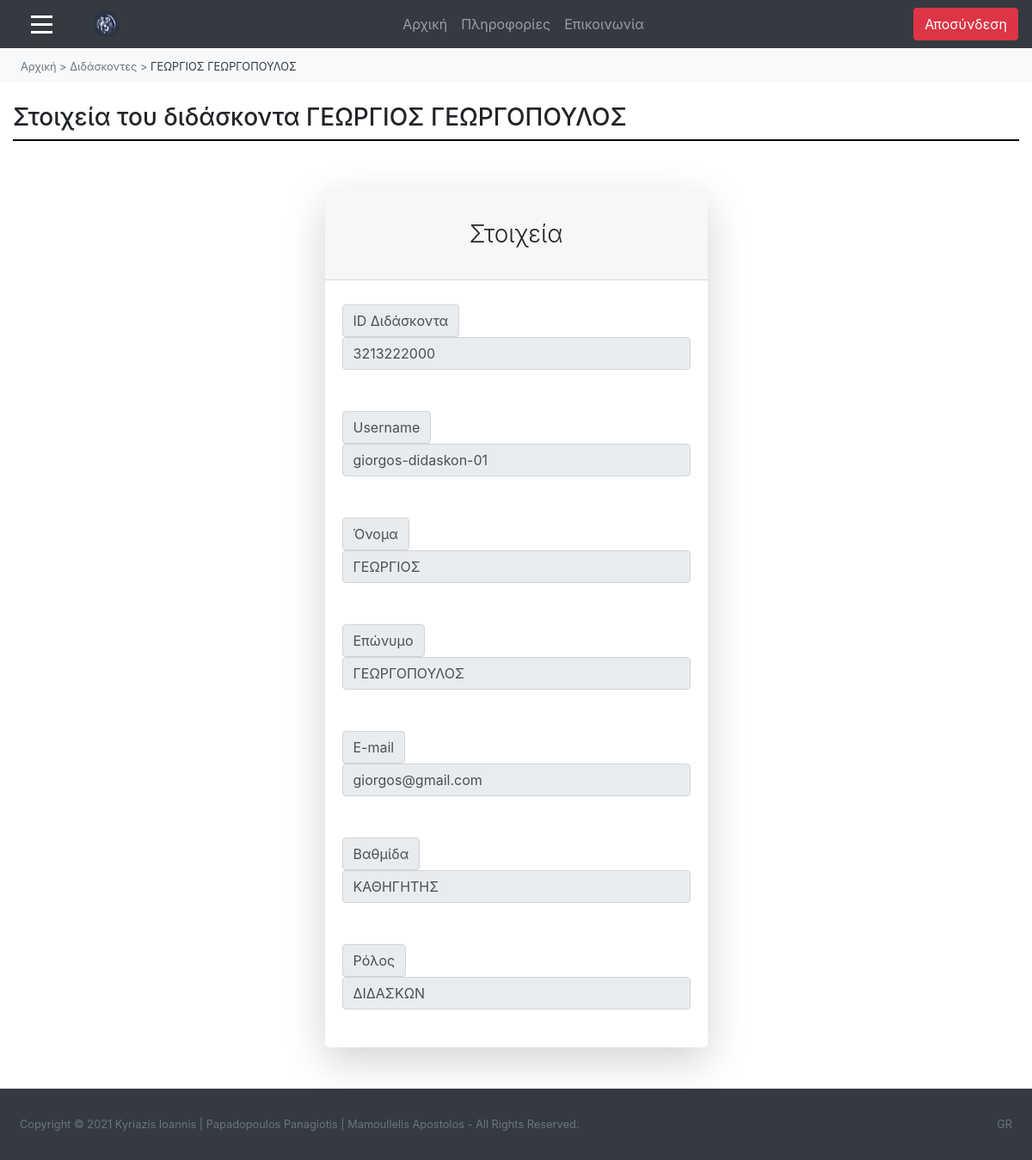
/ergasia-theorias/diaxeiristis-didaskontes-diavasma.php?id_didaskonta=3213222000 (signed in), run on the app's committed database.
### tables this page shows
CREATE TABLE `omadaxrhsth_me_didaskonta` (
  `id_didaskonta` varchar(10) NOT NULL,
  `username` varchar(50) NOT NULL
);

CREATE TABLE `didaskon` (
  `id_didaskonta` varchar(10) NOT NULL,
  `email_didaskonta` varchar(50) NOT NULL,
  `onoma_didaskonta` varchar(50) NOT NULL,
  `eponimo_didaskonta` varchar(50) NOT NULL,
  `vathmida_didaskonta` varchar(50) NOT NULL
);

CREATE TABLE `omadaxrhsth` (
  `username` varchar(50) NOT NULL,
  `password` varchar(255) NOT NULL,
  `onoma_omadaxrhsth` varchar(50) NOT NULL
);

### ergasia-theorias/diaxeiristis-didaskontes-diavasma.php (the view, shortened to what this page needs)
<html>
<head>
        <link rel="stylesheet" href="style.css"/>
		<link rel="stylesheet" href="https://maxcdn.bootstrapcdn.com/bootstrap/4.5.2/css/bootstrap.min.css">
		<link rel="stylesheet" href="https://maxcdn.bootstrapcdn.com/bootstrap/4.0.0/css/bootstrap.min.css">
		<link href="https://cdn.datatables.net/1.10.20/css/dataTables.bootstrap4.min.css" rel="stylesheet" />
</head>
<?php
include "diaxeiristis-elegxos.php";
	include "syndesh-geniki.php";
$result = mysqli_query($link,"select * from didaskon, omadaxrhsth, omadaxrhsth_me_didaskonta where didaskon.id_didaskonta='" . $_GET['id_didaskonta'] . "' and omadaxrhsth.username=omadaxrhsth_me_didaskonta.username and didaskon.id_didaskonta=omadaxrhsth_me_didaskonta.id_didaskonta");
$row= mysqli_fetch_array($result);
?>
<body>
<nav class="navbar navbar-expand-md bg-dark navbar-dark">
  <span class="" style="font-size:25px; cursor:pointer;" onclick="openNav()"><div class="symvolo-menu"></div>
																			<div class="symvolo-menu"></div>
																			<div class="symvolo-menu"></div></span>
  <a class="navbar-brand ml-5" href="diaxeiristis-arxiki.php">
	<img <img src="photos/foto_panepistimiou.png" width="30" height="30" alt="">
  </a>
  <div class="collapse navbar-collapse" id="collapse_target">
  <ul class="navbar-nav text-center w-100 justify-content-center">
    <li class="nav-item">
      <a class="nav-link" href="diaxeiristis-arxiki.php">Αρχική</a>
    </li>
	<li class="nav-item">
      <a class="nav-link" href="diaxeiristis-plirofories.php">Πληροφορίες</a>
    </li>
	<li class="nav-item">
      <a class="nav-link" href="diaxeiristis-epikoinonia.php">Επικοινωνία</a>
    </li>
  </ul>
  <ul class="nav navbar-nav ml-auto">
      <a href="logout.php" class="btn btn-danger mx-auto">
          <span class="glyphicon glyphicon-log-out"></span> Αποσύνδεση
		</a>
    </ul>
	</div>
</nav>
<nav class="nav text-dark bg-light py-2" name="navigation-menu">
	<ul class="nav pl-4">
		<li class="nav-item">
			<a href="diaxeiristis-arxiki.php" class="text-muted text-decoration-none small">Αρχική</a>
		</li>
		<li class="nav-item">
			<a class="text-muted text-decoration-none small">&nbsp;>&nbsp;</a>
		</li>
		<li class="nav-item">
			<a href="diaxeiristis-didaskontes.php" class="text-muted text-decoration-none small">Διδάσκοντες</a>
		</li>
		<li class="nav-item">
			<a class="text-muted text-decoration-none small">&nbsp;>&nbsp;</a>
		</li>
		<li class="nav-item active">
		<a class="text-dark small"><?php echo $row['onoma_didaskonta']; ?> <?php echo $row['eponimo_didaskonta']; ?></a>
		</li>
	</ul>
</nav>
<body>
<div class="container-fluid">
	<h3 class="mt-4">Στοιχεία του διδάσκοντα <?php echo $row['onoma_didaskonta']?> <?php echo $row['eponimo_didaskonta']?></h3>
	<div class="grammikatoapotitlo"></div>
	<div class="container">
            <div class="row justify-content-center">
                <div class="col-lg-5">
                    <div class="card shadow-lg border-0 rounded-lg mt-5">
                        <div class="card-header"><h3 class="text-center font-weight-light my-4">Στοιχεία</h3></div>
                            <div class="card-body">
							<form name="login" action="login.php" method="post">
                                    <div class="input-group-prepend mt-2"><span class="input-group-text">ID Διδάσκοντα</span></div>
									<input type="text" name="" class="form-control" value="<?php echo $row['id_didaskonta']; ?>" disabled>
									<div class="input-group-prepend mt-5"><span class="input-group-text">Username</span></div>
                                    <input type="text" name="" class="form-control" value="<?php echo $row['username']; ?>" disabled>
                                    <div class="input-group-prepend mt-5"><span class="input-group-text">Όνομα</span></div>
                                    <input type="text" name="" class="form-control" value="<?php echo $row['onoma_didaskonta']; ?>" disabled>
									<div class="input-group-prepend mt-5"><span class="input-group-text">Επώνυμο</span></div>
                                    <input type="text" name="" class="form-control" value="<?php echo $row['eponimo_didaskonta']; ?>" disabled>
									<div class="input-group-prepend mt-5"><span class="input-group-text">E-mail</span></div>
                                    <input type="text" name="" class="form-control" value="<?php echo $row['email_didaskonta']; ?>" disabled>
									<div class="input-group-prepend mt-5"><span class="input-group-text">Βαθμίδα</span></div>
                                    <input type="text" name="" class="form-control" value="<?php echo $row['vathmida_didaskonta']; ?>" disabled>
									<div class="input-group-prepend mt-5"><span class="input-group-text">Ρόλος</span></div>
                                    <input type="text" name="" class="form-control" value="<?php echo $row['onoma_omadaxrhsth']; ?>" disabled>
                            </form>
                        </div>
                        </div>
                </div>
            </div>
        </div>
</div>
<footer class="py-4 bg-dark mt-auto">
    <div class="container-fluid">
        <div class="d-flex small">
            <div class="text-muted p-2">Copyright © 2021 Kyriazis Ioannis | Papadopoulos Panagiotis | Mamoullelis Apostolos - All Rights Reserved.</div>
            <div class="text-muted ml-auto p-2">GR</div>
    </div>
</footer>
</body>
</html>

### ergasia-theorias/style.css (style rules this page uses)
.grammikatoapotitlo { display: block; margin-top: 0.5em; margin-bottom: 0.5em; margin-left: 0px; border-style: inset; border-width: 1px; border: 1px solid #000000; }
.symvolo-menu { width: 25px; height: 3px; background-color: white; margin: 6px 0; margin-left: 20px; }

### ergasia-theorias/diaxeiristis-didaskontes-diavasma.php (style rules this page uses)
.symvolo-menu { width: 25px; height: 3px; background-color: white; margin: 6px 0; margin-left: 20px; }

### data on the page
omadaxrhsth_me_didaskonta: id_didaskonta.onoma_didaskonta "ΓΕΩΡΓΙΟΣ", id_didaskonta.eponimo_didaskonta "ΓΕΩΡΓΟΠΟΥΛΟΣ", id_didaskonta "3213222000", username "giorgos-didaskon-01", id_didaskonta.email_didaskonta "giorgos@gmail.com", id_didaskonta.vathmida_didaskonta "ΚΑΘΗΓΗΤΗΣ", username.onoma_omadaxrhsth "ΔΙΔΑΣΚΩΝ"
